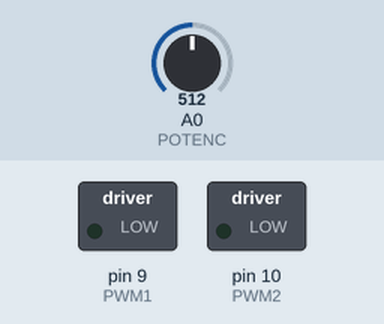
A sketch run on a simulated Arduino Uno, built with avr-gcc and run on an emulated ATmega328P. Shown: switched loads named in the sketch (green lamp = pin HIGH). The inputs (shaded band) are chosen by the test bench; at power-on: A0 (POTENC) = 512.

Above: at 0.18 s.
At 1.98 s:
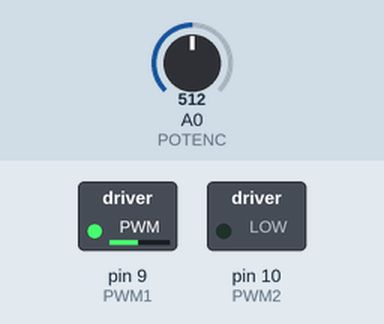
4.3 s: A0 (POTENC) set to 0
At 5.69 s:
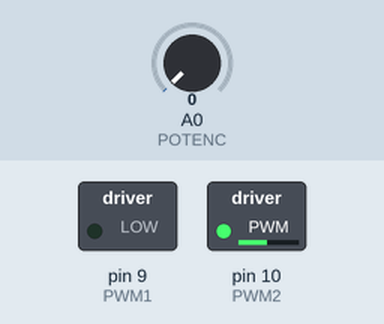
Timing chart, 0 to 13.3 s (numbered marks = the images above; inputs shaded):
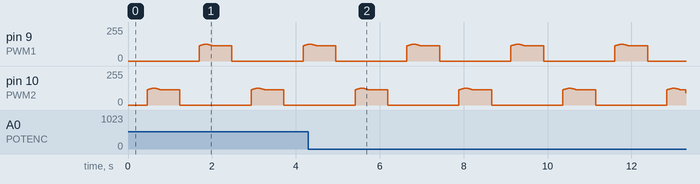

The sketch:

teste_antigo.ino
```cpp
#include <limits.h>

#define PWM1 9
#define PWM2 10
#define POTENC A0
#define WAIT 100

/*
 * TIMER_0 -> PWMM 5 e 6
 * TIMER_1 -> PWM 9 e 10
 * TIMER 2 -> PWM 11 e 3
 */


double t = 0;
double k = 0;

//Resposta em frequencia
double f_sin = 1; //Hz
double out_sin = 0;

//Amplitude da resposta em frequencia
double A_sin = 125;
#define NUM_CICLOS_AMOSTRA 20
#define NUM_CICLOS_ACOMODACAO 20
#define FMAX 30
#define FINCREMENT 10

//Amostragem de Amplitude
int maximos[NUM_CICLOS_AMOSTRA];
int minimos[NUM_CICLOS_AMOSTRA];
int media_max, media_min, A_out;
int ciclos_absolutos = 0;

//Amostragem de Fase
float potenciometro_data_last=0;
int fases[NUM_CICLOS_AMOSTRA];
int index_fase=0;


int index_limite = 0;
int potenciometro_data;
bool ampl_impr = false, fase_impr = false;

void setup()
{
  for(int i = 0; i<NUM_CICLOS_AMOSTRA; i++)
  {
     maximos[i] = 0;
     minimos[i] = INT_MAX;
     fases[i]   = 0;
  }
  pinMode(PWM1, OUTPUT);
  pinMode(PWM2, OUTPUT);
  pinMode(POTENC, INPUT);
  Serial.begin(9600);


  cli();//stop interrupts

////set timer0 interrupt at 2kHz
//  TCCR0A = 0;// set entire TCCR0A register to 0
//  TCCR0B = 0;// same for TCCR0B
//  TCNT0  = 0;//initialize counter value to 0
//  // set compare match register for 2khz increments
//  OCR0A = 124;// = (16*10^6) / (2000*64) - 1 (must be <256)
//  // turn on CTC mode
//  TCCR0A |= (1 << WGM01);
//  // Set CS01 and CS00 bits for 64 prescaler
//  TCCR0B |= (1 << CS01) | (1 << CS00);
//  // enable timer compare interrupt
//  TIMSK0 |= (1 << OCIE0A);
//
////set timer1 interrupt at 1Hz
//  TCCR1A = 0;// set entire TCCR1A register to 0
//  TCCR1B = 0;// same for TCCR1B
//  TCNT1  = 0;//initialize counter value to 0
//  // set compare match register for 1hz increments
//  OCR1A = 15624;// = (16*10^6) / (1*1024) - 1 (must be <65536)
//  // turn on CTC mode
//  TCCR1B |= (1 << WGM12);
//  // Set CS10 and CS12 bits for 1024 prescaler
//  TCCR1B |= (1 << CS12) | (1 << CS10);
//  // enable timer compare interrupt
//  TIMSK1 |= (1 << OCIE1A);

//set timer2 interrupt at 8kHz
  TCCR2A = 0;// set entire TCCR2A register to 0
  TCCR2B = 0;// same for TCCR2B
  TCNT2  = 0;//initialize counter value to 0
  // set compare match register for 8khz increments
  OCR2A = 249;// = (16*10^6) / (8000*8) - 1 (must be <256)
  // turn on CTC mode
  TCCR2A |= (1 << WGM21);
  // Set CS21 bit for 8 prescaler
  TCCR2B |= (1 << CS21);
  // enable timer compare interrupt
  TIMSK2 |= (1 << OCIE2A);


  sei();//allow interrupts


}


void entrada_motor(int input)
{
//  Serial.println(analogRead(POTENC));
  if(input > 0)
  {
    analogWrite(PWM1, 0);
    analogWrite(PWM2, abs(input));
  }
  else
  {
    analogWrite(PWM1,  abs(input));
    analogWrite(PWM2, 0);
  }

}


ISR(TIMER2_COMPA_vect)
{//timer2 interrupt 8kHz toggles pin 9
  out_sin = A_sin*sin(2.*PI* f_sin*k*(1./8000.));

  entrada_motor(out_sin); //sen[2*pi*k*Ts] Ts = 1/8k sen[2*pi*0*Ts] = sen[2*pi*(k*Ts)
//  Serial.println(out_sin);
  if(k == 7999 && index_limite < NUM_CICLOS_AMOSTRA && ciclos_absolutos > NUM_CICLOS_ACOMODACAO) index_limite++;

  potenciometro_data =analogRead(POTENC);
  if(index_limite<NUM_CICLOS_AMOSTRA && ciclos_absolutos > NUM_CICLOS_ACOMODACAO)
  {

    if(potenciometro_data > maximos[index_limite]) maximos[index_limite] = potenciometro_data;
    if(potenciometro_data < minimos[index_limite]) minimos[index_limite] = potenciometro_data;
  }
  k = (k<8000)? k+1 : 0;


  if(index_fase < NUM_CICLOS_AMOSTRA && potenciometro_data_last < media_max-A_out && potenciometro_data >= media_max-A_out && ampl_impr)//borda de subida
  {
    fases[index_fase] = k*360./8000.;
    index_fase++;
    //Serial.println('k');
  }
  //Serial.println(index_fase);
  ciclos_absolutos = (ciclos_absolutos<INT_MAX-1)? ciclos_absolutos+1 : INT_MAX;

  potenciometro_data_last = potenciometro_data;
//  Serial.println(k*(1./8000.));
}

//Formatacao da Impressao: f_sin, A_out
void imprimir_ampl()
{
  for(int i = 0; i<NUM_CICLOS_AMOSTRA; i++ )
  {
    media_max += maximos[i];
    media_min += minimos[i];
  }
  media_max /=NUM_CICLOS_AMOSTRA;
  media_min /= NUM_CICLOS_AMOSTRA;

  A_out = (media_max - media_min)/2;
  Serial.print(f_sin);
  Serial.print(",");
  Serial.print(A_out);
  ampl_impr = true;

}
void imprimir_fase()
{
  float fase_media;
  for(int i = 0; i<NUM_CICLOS_AMOSTRA; i++ )
    fase_media += fases[i];

  fase_media /=NUM_CICLOS_AMOSTRA;
  Serial.print(",");
  Serial.println(fase_media);
  fase_impr = true;

}

void reset_amostra()
{

  for(int i = 0; i<NUM_CICLOS_AMOSTRA; i++)
  {
     maximos[i] = 0;
     minimos[i] = INT_MAX;
  }
  //cli();
  ciclos_absolutos = 0;
  index_limite = 0;
  ampl_impr = false;

  index_fase  = 0;
  fase_impr = false;
  //sei();

}

void loop()
{
  if(f_sin<FMAX)
  {

    if(index_limite == NUM_CICLOS_AMOSTRA && !ampl_impr)
    {
      imprimir_ampl();
      //Serial.print("antes: ");
      //Serial.println(index_fase);
    }

    //if(index_fase== NUM_CICLOS_AMOSTRA-1)
      //Serial.println("aqui");

     if(index_fase== NUM_CICLOS_AMOSTRA && ampl_impr && !fase_impr)
     {
       //Serial.print("antes: ");
       //Serial.println(index_fase);
       imprimir_fase();
       //att_frequencia();
       //Serial.println("resetando");
      // reset_amostra();
       //Serial.println(index_fase);

      // f_sin+=FINCREMENT;
     }
  }
  //Serial.println("teste");
}
```
